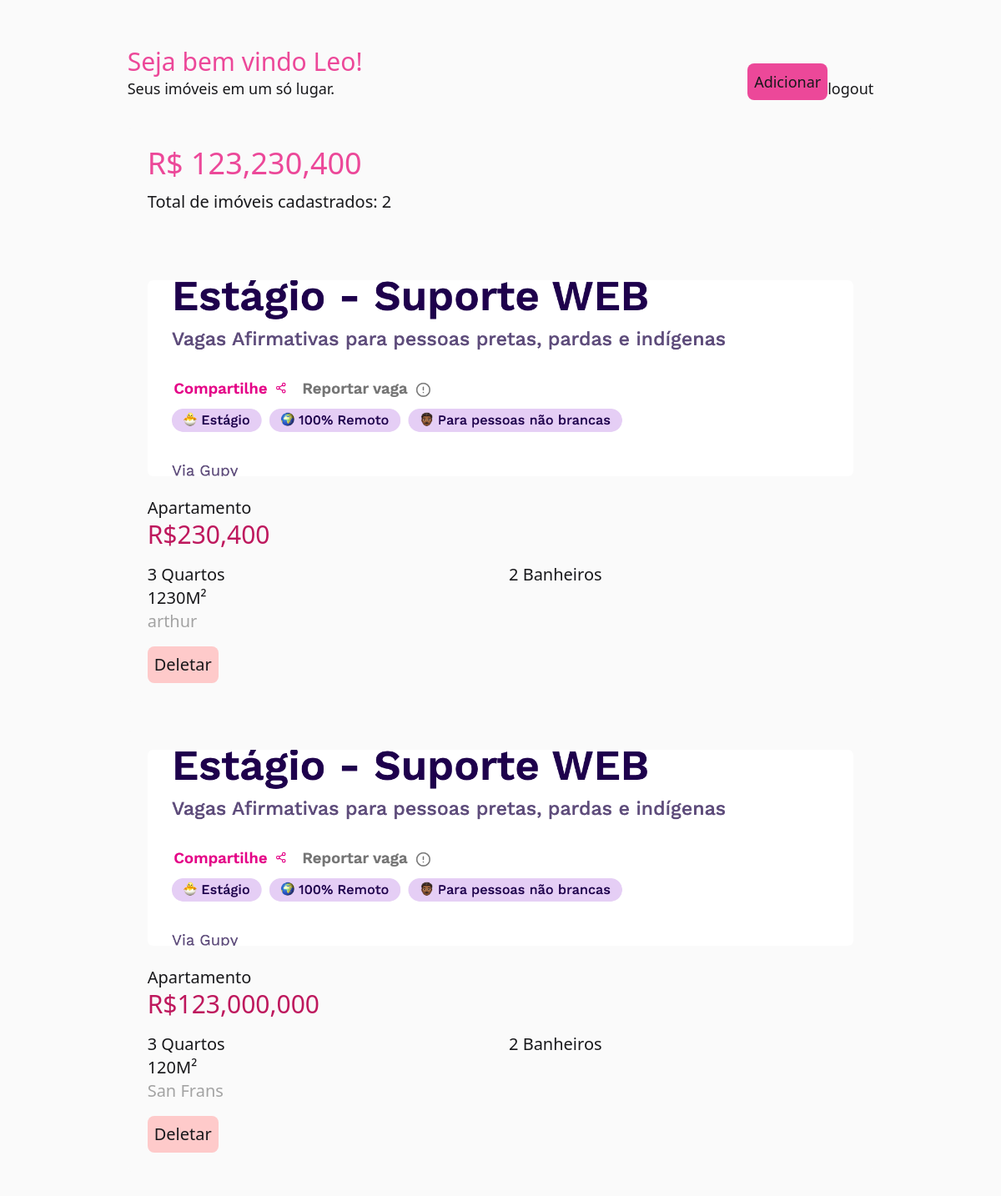
The page /estates (signed in) on the database its author committed.
### app.py (models this page shows, shortened)
class User(db.Model):
    id = db.Column(db.Integer, primary_key=True)
    username = db.Column(db.String(26), nullable=False, unique=True)
    password = db.Column(db.String(100), nullable=False)

class Estate(db.Model):
    ownerId = db.Column(db.Integer, db.ForeignKey('user.id'), nullable=False)
    id = db.Column(db.Integer, primary_key=True)
    address = db.Column(db.String(100), nullable=False, default='No address')
    price = db.Column(db.Integer, nullable=False)
    bedrooms = db.Column(db.Integer, nullable=False)
    bathrooms = db.Column(db.Integer, nullable=False)
    area = db.Column(db.Integer, nullable=False)
    type = db.Column(db.String(100), nullable=False)
    img_url = db.Column(db.String(100), nullable=True)

### app.py (the view)
@app.route("/estates", methods=["GET"])
def index():
    estates = Estate.query.filter_by(ownerId=User.query.filter_by(username=session.get('username')).first().id).all()
    totalValor = 0
    countImoveis = 0
    for estate in estates:
        if type(estate.price) == str:
            estate.price = int(estate.price.replace(".", "").replace(",", ""))
        totalValor += estate.price
        countImoveis += 1
    for estate in estates:
        estate.price = "{:,}".format(estate.price)
    totalValor = "{:,}".format(totalValor)
    return render_template(
        "index.html", estates=estates, total=totalValor, nImoveis=countImoveis
    )

### templates/index.html (shortened to what this page needs)
{% extends 'base.html'%}
{% block body %}
<div class="flex flex-col items-center">
  <div class="w-11/12 m-6 text-lg">
    <div class="flex justify-between w-full mt-4 mb-4">
      <div>
        <h1 class="mt-4 text-3xl text-pink-500">Seja bem vindo {{session.get('username')}}!</h1>
        <p>Seus imóveis em um só lugar.</p>
      </div>
      <div class="flex items-end">
        <a href="add" class="p-2 bg-pink-500 rounded-lg">Adicionar</a>
        <form action="/logout" method="post"><button type="submit">logout</button></form>
      </div>
    </div>
    <div id="content" class="flex flex-col items-center">
      <div class="w-full p-6 m-4 text-xl rounded-lg md:max-w-6xl bg-neutral-50">
        <h2 class="mb-3 text-4xl text-pink-500">R$ {{total}}</h2>
        <p>Total de imóveis cadastrados: {{ nImoveis }}</p>
      </div>
      {% for estate in estates %}
      <div class="flex flex-col justify-center w-full p-6 m-4 text-xl rounded-lg md:max-w-2xl lg:max-w-4xl xl:max-w-6xl bg-neutral-50">
        <div class="flex items-center justify-center max-w-full mb-6 md:max-w-full lg:justify-start">
          {% if estate.img_url %}
          <img class="object-cover rounded-md estate-img max-h-96" src="{{ url_for('static', filename='images/' + estate.img_url) }}" alt="Estate Image">
          {% else %}
          <p>No Image Available</p>
          {% endif %}
        </div>
        <div>
          <p>{{estate.type}}</p>
          <h2 class="mb-3 text-3xl text-pink-700 text-">R${{ estate.price }}</h2>
        <div class="mt-4 columns-2 md:justify-between">
          <p>{{estate.bedrooms}} Quartos</p>
          <p>{{estate.area}}M²</p>
          <p>{{estate.bathrooms}} Banheiros</p>
        </div>
        <p class="text-neutral-400">{{estate.address}}</p>
        </div>
        <div>
          <form action="/delete/{{ estate.id }}" method="post">
            <button class="p-2 mt-4 bg-red-200 rounded-lg" type="submit">
              Deletar
            </button>
          </form>
        </div>
      </div>
      {% endfor %}
    </div>
  </div>
</div>
{% endblock %}

### rows shown on the page
User: get "Leo"
Estate: img_url (picture), type "Apartamento", price "230,400", bedrooms "3", area "1230", bathrooms "2", address "arthur"
Estate: img_url (picture), type "Apartamento", price "123,000,000", bedrooms "3", area "120", bathrooms "2", address "San Frans"

### other values the page prints
{{ total }} "123,230,400"
{{ nImoveis }} "2"
